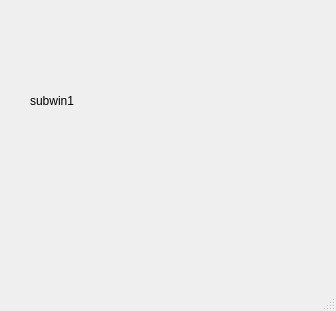
<?xml version="1.0" encoding="UTF-8"?>
<ui version="4.0">
 <class>MainWindow</class>
 <widget class="QMainWindow" name="MainWindow">
  <property name="geometry">
   <rect>
    <x>0</x>
    <y>0</y>
    <width>336</width>
    <height>311</height>
   </rect>
  </property>
  <property name="windowTitle">
   <string>subwin1</string>
  </property>
  <widget class="QWidget" name="centralwidget">
   <widget class="QLabel" name="label">
    <property name="geometry">
     <rect>
      <x>30</x>
      <y>80</y>
      <width>61</width>
      <height>41</height>
     </rect>
    </property>
    <property name="text">
     <string>subwin1</string>
    </property>
   </widget>
  </widget>
  <widget class="QMenuBar" name="menubar">
   <property name="geometry">
    <rect>
     <x>0</x>
     <y>0</y>
     <width>336</width>
     <height>23</height>
    </rect>
   </property>
  </widget>
  <widget class="QStatusBar" name="statusbar"/>
 </widget>
 <resources/>
 <connections/>
</ui>
